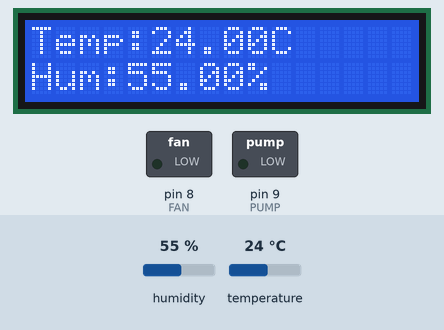
Simulated run of this sketch. Board: Arduino Uno, built with avr-gcc and run on an emulated ATmega328P. Shown: 16×2 character LCD, switched loads named in the sketch (green lamp = pin HIGH). The test bench sets the inputs (shaded band); at power-on: humidity 55 %, temperature 24 °C. What the sketch prints to the serial monitor is not drawn.

Above: at 3.2 s.
3.3 s: humidity set to 41 %
At 4.7 s:
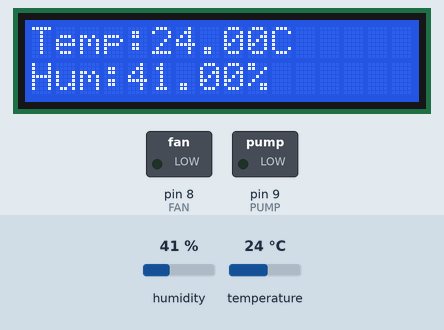
6.0 s: humidity set to 38 %
At 7.3 s:
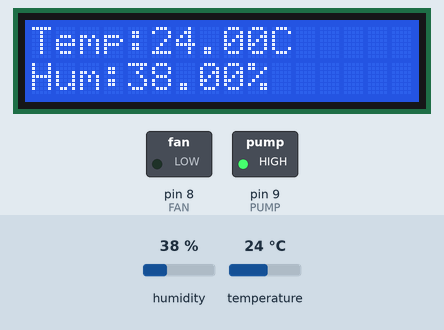
8.7 s: temperature set to 29 °C
At 11.2 s:
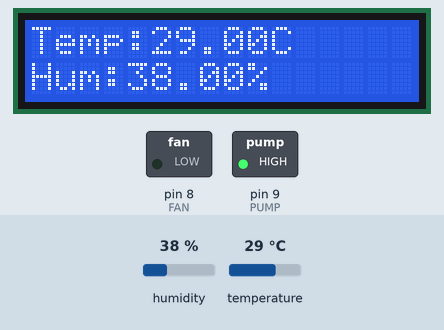
11.7 s: temperature set to 32 °C
At 12.6 s:
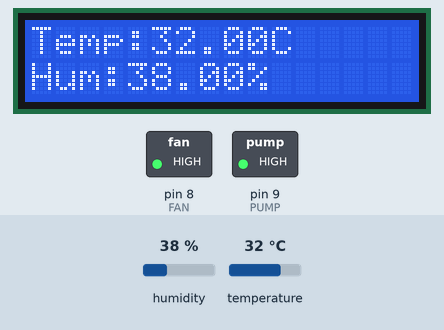
14.4 s: humidity set to 40 %
At 17.7 s:
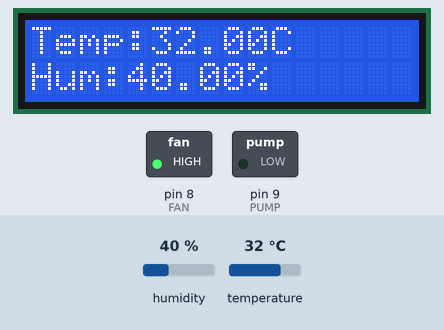
Timing chart, 0 to 18.7 s (numbered marks = the images above; inputs shaded):
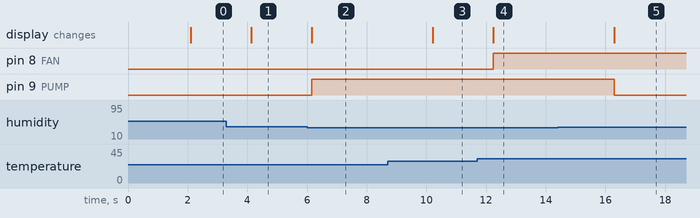

Measured:
- the behaviour switches between 40 and 39 % on humidity (found by bisection; images 1 and 2)
- the behaviour switches between 30 and 31 °C on temperature (found by bisection; images 3 and 4)
- after the input at 3.3 s, the display: changes after 0.82 s (image 1)
- after the input at 6.0 s, pin 9 (PUMP): LOW → HIGH after 0.15 s; the display: changes after 0.15 s (image 2)
- after the input at 8.7 s, the display: changes after 1.5 s (image 3)
- after the input at 11.7 s, pin 8 (FAN): LOW → HIGH after 0.54 s; the display: changes after 0.54 s (image 4)
- after the input at 14.4 s, pin 9 (PUMP): HIGH → LOW after 1.9 s; the display: changes after 1.9 s (image 5)

The sketch:

Smart_Air_Purificatio_Humidifier.ino
```cpp
#include <LiquidCrystal.h>
#include <DHT.h>

#define DHTPIN 2
#define DHTTYPE DHT11

#define FAN 8
#define PUMP 9

LiquidCrystal lcd(12, 11, 5, 4, 3, 6);

DHT dht(DHTPIN, DHTTYPE);

void setup()
{
  lcd.begin(16,2);
  Serial.begin(9600);

  dht.begin();

  pinMode(FAN, OUTPUT);
  pinMode(PUMP, OUTPUT);

  lcd.setCursor(0,0);
  lcd.print("Smart Air System");
  delay(2000);
  lcd.clear();
}

void loop()
{
  float humidity = dht.readHumidity();
  float temperature = dht.readTemperature();

  lcd.setCursor(0,0);
  lcd.print("Temp:");
  lcd.print(temperature);
  lcd.print("C ");

  lcd.setCursor(0,1);
  lcd.print("Hum:");
  lcd.print(humidity);
  lcd.print("% ");

  Serial.print("Temperature: ");
  Serial.println(temperature);

  Serial.print("Humidity: ");
  Serial.println(humidity);

  // Fan control based on temperature
  if(temperature > 30)
  {
    digitalWrite(FAN, HIGH);
  }
  else
  {
    digitalWrite(FAN, LOW);
  }

  // Humidifier control based on humidity
  if(humidity < 40)
  {
    digitalWrite(PUMP, HIGH);
  }
  else
  {
    digitalWrite(PUMP, LOW);
  }

  delay(2000);
}
```
